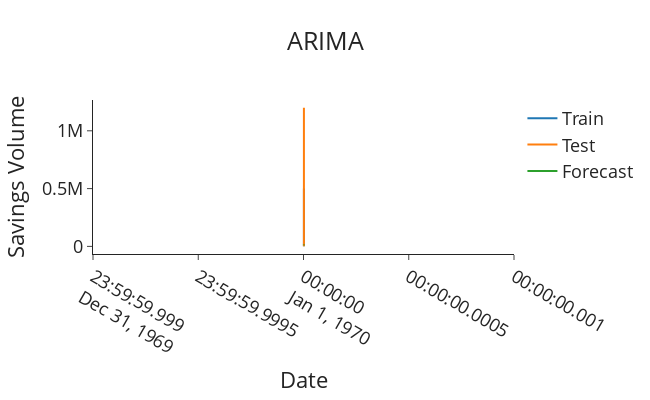

Source (notebook cell):
### Code cell
import plotly.graph_objects as go

def plot_forecasts(forecasts: list[float], title: str) -> None:
    """Function to plot the forecasts."""
    fig = go.Figure()
    fig.add_trace(go.Scatter(x=train['work_year'], y=train['Cumulative_Savings10%_of_their_salary_annually'], name='Train'))
    fig.add_trace(go.Scatter(x=test['work_year'], y=test['Cumulative_Savings10%_of_their_salary_annually'], name='Test'))
    fig.add_trace(go.Scatter(x=test['work_year'], y=forecasts, name='Forecast'))
    fig.update_layout(template="simple_white", font=dict(size=18), title_text=title,
                      width=650, title_x=0.5, height=400, xaxis_title='Date',
                      yaxis_title='Savings Volume')

    return fig.show()
# Plot the forecasts
plot_forecasts(forecasts, 'ARIMA')

### Figure 1 — Plotly figure (JSON) as saved in the notebook; plotly's stock layout.template omitted (floating-point values rounded to 4 significant figures; data arrays with more than 128 entries replaced by an {"elided": "..."} marker saying what was removed)
{"data": [{"name": "Train", "type": "scatter", "x": {"elided": "1555 str values"}, "y": {"elided": "1555 float values"}}, {"name": "Test", "type": "scatter", "x": {"elided": "388 str values"}, "y": {"elided": "388 float values"}}, {"name": "Forecast", "type": "scatter", "x": {"elided": "388 str values"}, "y": {"elided": "388 float values"}}], "layout": {"font": {"size": 18}, "height": 400, "title": {"text": "ARIMA", "x": 0.5}, "width": 650, "xaxis": {"autorange": true, "range": ["1969-12-31 23:59:59.999", "1970-01-01 00:00:00.001"], "title": {"text": "Date"}, "type": "date"}, "yaxis": {"autorange": true, "range": [-65930.0, 1267000.0], "title": {"text": "Savings Volume"}, "type": "linear"}}}
